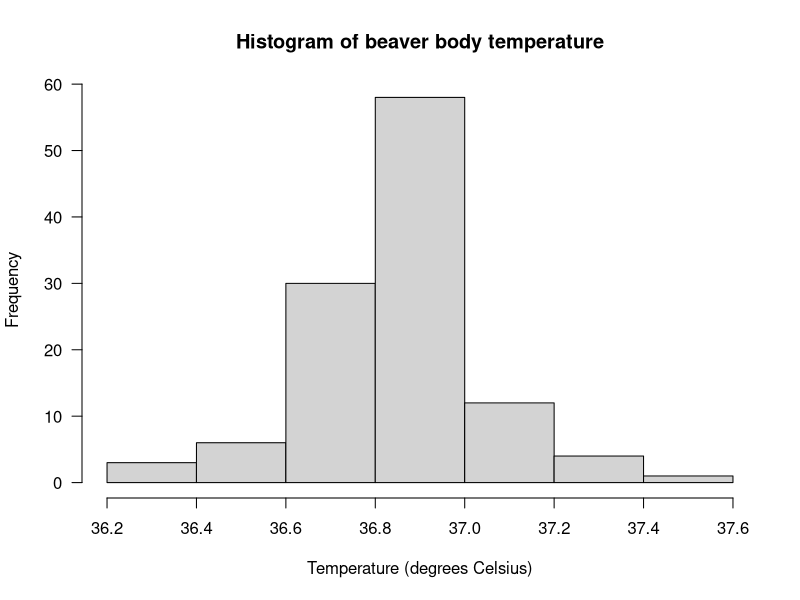

Generate this figure with R:
## ---- chunk 1
hist(
  beaver1$temp,
  main = "Histogram of beaver body temperature",
  xlab = "Temperature (degrees Celsius)",
  las = 1
)
